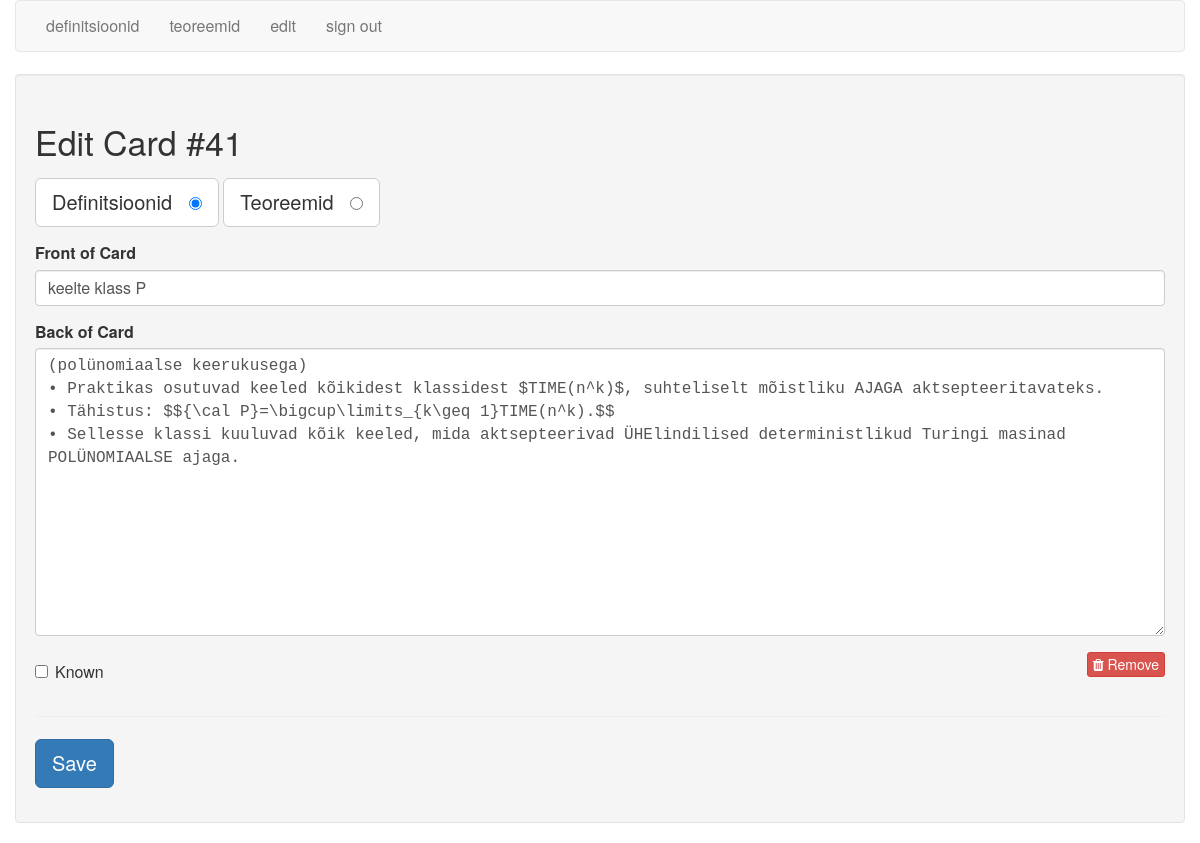
Page /edit/41 (signed in) on the earlier database version.
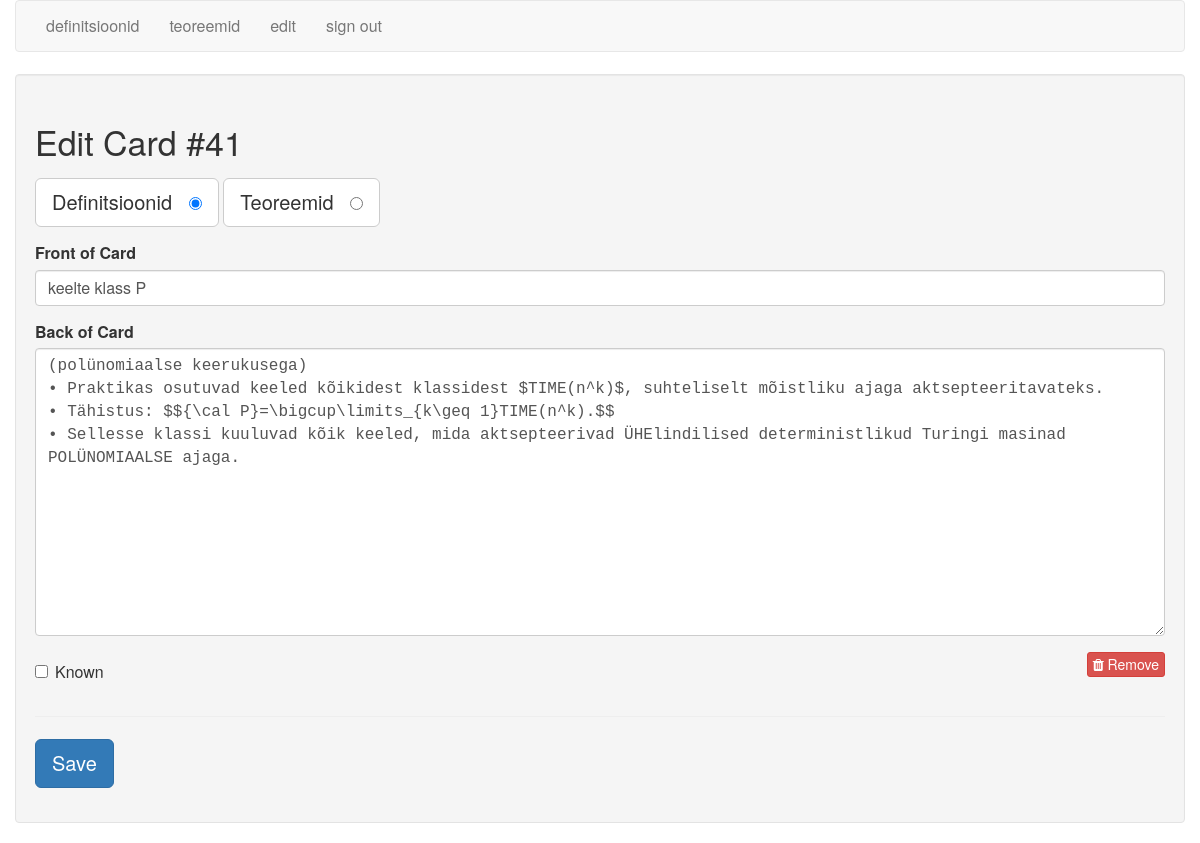
Same page on the later database version.
### tables this page shows
CREATE TABLE cards (
  id integer primary key autoincrement,
  type tinyint not null, /* 1 for vocab, 2 for code */
  front text not null,
  back text not null,
  known boolean default 0
);

### flash_cards.py (the view)
@app.route('/edit/<card_id>')
def edit(card_id):
    if not session.get('logged_in'):
        return redirect(url_for('login'))
    db = get_db()
    query = '''
        SELECT id, type, front, back, known
        FROM cards
        WHERE id = ?
    '''
    cur = db.execute(query, [card_id])
    card = cur.fetchone()
    return render_template('edit.html', card=card)

### flash_cards.py (called while the page is built)
def connect_db():
    rv = sqlite3.connect(app.config['DATABASE'])
    rv.row_factory = sqlite3.Row
    return rv

def get_db():
    if not hasattr(g, 'sqlite_db'):
        g.sqlite_db = connect_db()
    return g.sqlite_db

### templates/edit.html (shortened to what this page needs)
{% extends "layout.html" %}
{% block body %}
    <div class="well">
        <h2>Edit Card #{{ card.id }}</h2>
        <form action="{{ url_for('edit_card') }}" method="post" class="cardForm">
            <div class="form-group">
                <label for="general" class="btn btn-default btn-lg">Definitsioonid &nbsp;
                    <input type="radio" name="type" value="1"
                           id="general" {{ "checked" if (card.type == 1) else "" }} />
                </label>
                <label for="code" class="btn btn-default btn-lg">Teoreemid &nbsp;
                    <input type="radio" name="type" value="2" id="code" {{ "checked" if (card.type == 2) else "" }} />
                </label>
            </div>
            <div class="form-group">
                <label for="front">Front of Card</label>
                <input type="text" name="front" id="front" class="form-control" value="{{ card.front|e }}">
            </div>
            <div class="form-group">
                <label for="back">Back of Card</label>
                <textarea name="back"
                          class="form-control"
                          id="back"
                          placeholder="back of card"
                          rows="12">{{ card.back|e }}</textarea>
            </div>
            <div class="row">
                <div class="col-xs-6">
                    <div class="checkbox">
                        <label>
                            <input type="checkbox" name="known"
                                   value="1" {{ "checked" if (card.known == 1) else "" }} /> Known
                        </label>
                    </div>
                </div>
                <div class="col-xs-6 text-right">
                    <a href="{{ url_for('delete', card_id=card.id) }}" class="btn btn-danger btn-xs">
                        <i class="fa fa-trash"></i>
                        Remove
                    </a>
                </div>
            </div>
            <hr/>
            <div class="form-group">
                <button type="submit" class="saveButton btn btn-lg btn-primary">Save</button>
            </div>
        </form>
    </div>
{% endblock %}

### templates/layout.html (shortened to what this page needs)
<!doctype html>
<html>
<head>
    <link href="https://maxcdn.bootstrapcdn.com/font-awesome/4.7.0/css/font-awesome.min.css" rel="stylesheet"
>
    <link rel=stylesheet type=text/css href="{{ url_for('static', filename='bootstrap.min.css') }}"/>
    <link rel=stylesheet type=text/css href="{{ url_for('static', filename='style.css') }}"/>
</head>
<body>
<div class="container">
    <div class="row">
        <nav class="navbar navbar-default">
            <div class="container">
                <div class="row">
                    <div class="collapse navbar-collapse">
                        <ul class="nav navbar-nav">
                            {% if session.logged_in %}
                                <li><a href="{{ url_for('general') }}">
                                    <span class="hidden-xs">
                                       definitsioonid
                                    </span>
                                </a></li>
                                <li><a href="{{ url_for('code') }}">teoreemid</a></li>
                                <li><a href="{{ url_for('cards') }}">
                                     <span class="hidden-xs">
                                       edit
                                    </span>
                                </a></li>
                                <li><a href="{{ url_for('logout') }}">
                                    <span class="hidden-xs">
                                       sign out
                                    </span>
                                </a></li>
                            {% else %}
                                <li><a href="{{ url_for('login') }}">log in</a></li>
                            {% endif %}
                        </ul>
                    </div>
                </div>
            </div>
        </nav>
        {% block body %}{% endblock %}
    </div>
</div>
</body>
</html>

### static/style.css (style rules this page uses)
textarea { font-family: monospace; }
.navbar-collapse.collapse { display: block !important; }
.navbar-nav > li, .navbar-nav { float: left !important; }

Differences in the rows shown:
changed cards "keelte klass P": back "…klassidest $TIME(n^k)$, suhteliselt mõistliku AJAGA aktsepteeritavateks. • Tähistus: $${\\cal…" → "…klassidest $TIME(n^k)$, suhteliselt mõistliku ajaga aktsepteeritavateks. • Tähistus: $${\\cal…"
